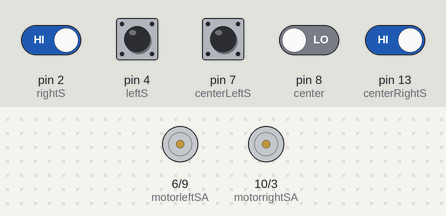
A sketch run on a simulated Arduino Uno, built with avr-gcc and run on an emulated ATmega328P. Parts: motor-driver pin pairs drawn as motors (green arrow = first pin HIGH = forward, orange = second pin HIGH = backward, longer = more drive, scaled by the enable pin). Inputs (shaded band) come from the test bench; at power-on: pin 2 (rightS), pin 4 (leftS), pin 7 (centerLeftS), pin 13 (centerRightS) HIGH, pin 8 (center) LOW.

Above: at 1.2 s.
1.3 s: pin 2 (rightS) driven LOW and pin 13 (centerRightS) driven LOW
At 2.2 s:
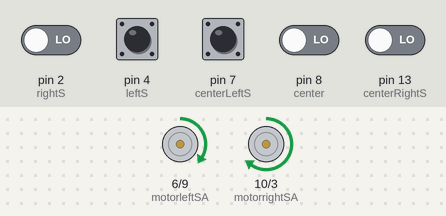
2.8 s: pin 4 (leftS) pulled LOW for 0.15 s
At 2.87 s:
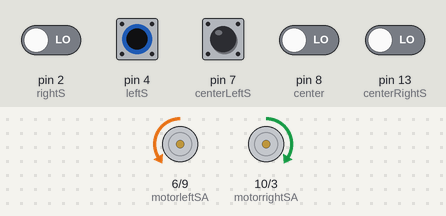
4.4 s: pin 7 (centerLeftS) pulled LOW for 0.15 s
At 4.47 s:
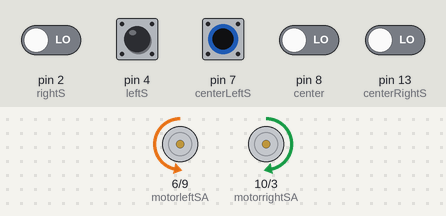
6.0 s: pin 4 (leftS) driven LOW and pin 7 (centerLeftS) driven LOW
At 7.0 s:
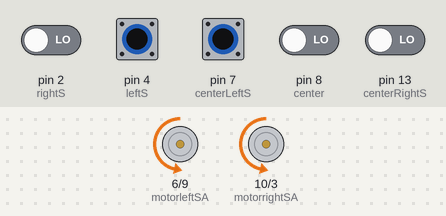
7.5 s: pin 2 (rightS) driven HIGH
At 8.2 s:
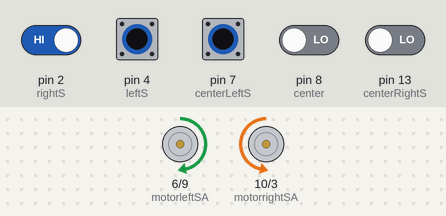
9.0 s: pin 13 (centerRightS) driven HIGH
At 9.3 s:
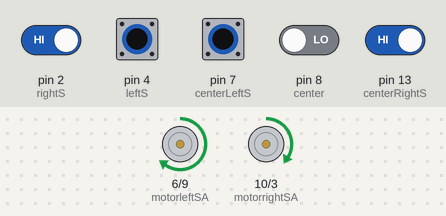
Timing chart, 0 to 11.5 s (numbered marks = the images above; inputs shaded):
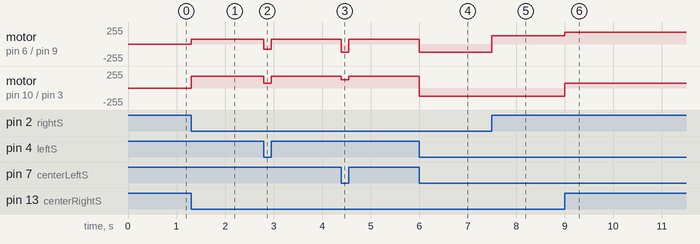

Measured:
- after the input at 1.3 s, motor on pin 6 (motorleftSA) / pin 9 (motorleftSB): stopped → forward 75/255 at once; motor on pin 10 (motorrightSA) / pin 3 (motorrightSB): stopped → forward 175/255 at once
- after the input at 2.8 s, motor on pin 6 (motorleftSA) / pin 9 (motorleftSB): forward 75/255 → backward 75/255 at once, → forward 75/255 0.15 s later; motor on pin 10 (motorrightSA) / pin 3 (motorrightSB): forward 175/255 → forward 75/255 at once, → forward 175/255 0.15 s later
- after the input at 4.4 s, motor on pin 6 (motorleftSA) / pin 9 (motorleftSB): forward 75/255 → backward 125/255 at once, → forward 75/255 0.15 s later; motor on pin 10 (motorrightSA) / pin 3 (motorrightSB): forward 175/255 → forward 125/255 at once, → forward 175/255 0.15 s later
- after the input at 6.0 s, motor on pin 6 (motorleftSA) / pin 9 (motorleftSB): forward 75/255 → backward 125/255 at once; motor on pin 10 (motorrightSA) / pin 3 (motorrightSB): forward 175/255 → backward 125/255 at once
- after the input at 7.5 s, motor on pin 6 (motorleftSA) / pin 9 (motorleftSB): backward 125/255 → forward 125/255 at once
- after the input at 9.0 s, motor on pin 6 (motorleftSA) / pin 9 (motorleftSB): forward 125/255 → forward 175/255 at once; motor on pin 10 (motorrightSA) / pin 3 (motorrightSB): backward 125/255 → forward 75/255 at once

The sketch:

_5_sensors_line_detection.ino
```cpp
// sensors
//int leftSSensor=12;
//int rightSSensor=13;
int center = 8; //hvid
int centerLeftS = 7; //lilla
int centerRightS = 13; //grøn
int leftS = 4; //blå
int rightS = 2; //brun

// motor pins
int motorleftSA=6; // pin 6 på arduino forbunet til pin 2 på motor driver
int motorrightSA=10; // pin 10 på arduino forbunet til pin 10 på motor driver
int motorleftSB=9; // pin 9 på arduino forbunet til pin 7 på motor driver
int motorrightSB=3; // pin 3 på arduino forbunet til pin 15 på motor driver
int motorleftSSpeed=5; // pin 5 på arduino forbunet til pin 1 på motor driver
int motorrightSSpeed=11; // pin 11 på arduino forbunet til pin 9 på motor driver

void setup() {
  //Serial.begin(9600);

  pinMode (center, INPUT);
  pinMode (centerLeftS, INPUT);
  pinMode (centerRightS, INPUT);
  pinMode (leftS, INPUT);
  pinMode (rightS, INPUT);

  pinMode (motorleftSA, OUTPUT);
  pinMode (motorrightSA, OUTPUT);
  pinMode (motorleftSB, OUTPUT);
  pinMode (motorrightSB, OUTPUT);
  pinMode (motorleftSSpeed, OUTPUT);
  pinMode (motorrightSSpeed, OUTPUT);
}

void loop() {

// Sensor state
int stateCenter = digitalRead (center);
int stateCenterLeftS = digitalRead (centerLeftS);
int stateCenterRightS = digitalRead (centerRightS);
int stateLeftS = digitalRead (leftS);
int stateRightS = digitalRead (rightS);

// Motor speeds
int middle = 125;
int slow = 75;
int fast = 175;
int off = 0;


// motor correction
  if (stateLeftS == LOW && stateCenterLeftS == LOW && stateCenter == HIGH && stateCenterRightS == LOW && stateRightS == LOW){

    // speed configuration
    analogWrite(motorleftSSpeed, middle);
    analogWrite(motorrightSSpeed, middle);

    // motor configuration
    digitalWrite(motorleftSA, HIGH);
    digitalWrite(motorleftSB, LOW);

    digitalWrite(motorrightSA, HIGH);
    digitalWrite(motorrightSB, LOW);

    //Serial.println("Center");

  }
  else if (stateLeftS == LOW && stateCenterLeftS == LOW && stateCenter == HIGH && stateCenterRightS == HIGH && stateRightS == LOW){

    // motor configuration
    digitalWrite(motorleftSA, HIGH);
    digitalWrite(motorleftSB, LOW);

    digitalWrite(motorrightSA,HIGH);
    digitalWrite(motorrightSB, LOW);

    // speed configuration
    analogWrite(motorleftSSpeed, middle);
    analogWrite(motorrightSSpeed, slow);

    //Serial.println("Center - Center right");

  }
  else if (stateLeftS == LOW && stateCenterLeftS == LOW && stateCenter == LOW && stateCenterRightS == HIGH && stateRightS == LOW){

    // motor configuration
    digitalWrite(motorleftSA, HIGH);
    digitalWrite(motorleftSB, LOW);

    digitalWrite(motorrightSA,HIGH);
    digitalWrite(motorrightSB, LOW);

    // speed configuration
    analogWrite(motorleftSSpeed, middle);
    analogWrite(motorrightSSpeed, middle);

    //Serial.println("Center right");

  }
  else if (stateLeftS == LOW && stateCenterLeftS == LOW && stateCenter == LOW && stateCenterRightS == HIGH && stateRightS == HIGH){

    // motor configuration
    digitalWrite(motorleftSA, HIGH);
    digitalWrite(motorleftSB, LOW);

    digitalWrite(motorrightSA,HIGH);
    digitalWrite(motorrightSB, LOW);

    // speed configuration
    analogWrite(motorleftSSpeed, fast);
    analogWrite(motorrightSSpeed, slow);

    //Serial.println("Center right - Right");

  }
else if (stateLeftS == LOW && stateCenterLeftS == LOW && stateCenter == LOW && stateCenterRightS == LOW && stateRightS == HIGH){

    // motor configuration
    digitalWrite(motorleftSA, HIGH);
    digitalWrite(motorleftSB, LOW);

    digitalWrite(motorrightSA,LOW);
    digitalWrite(motorrightSB, HIGH);

    // speed configuration
    analogWrite(motorleftSSpeed, middle);
    analogWrite(motorrightSSpeed, middle);

   // Serial.println("Center right - Right");

  }
  else if (stateLeftS == LOW && stateCenterLeftS == HIGH && stateCenter == LOW && stateCenterRightS == LOW && stateRightS == LOW){

    // motor configuration
    digitalWrite(motorleftSA, LOW);
    digitalWrite(motorleftSB, HIGH);

    digitalWrite(motorrightSA,HIGH);
    digitalWrite(motorrightSB, LOW);

    // speed configuration
    analogWrite(motorleftSSpeed, slow);
    analogWrite(motorrightSSpeed, slow);

   // Serial.println("Center right - Right");

  }
  else if (stateLeftS == LOW && stateCenterLeftS == LOW && stateCenter == LOW && stateCenterRightS == HIGH && stateRightS == LOW){

    // motor configuration
    digitalWrite(motorleftSA, HIGH);
    digitalWrite(motorleftSB, LOW);

    digitalWrite(motorrightSA,LOW);
    digitalWrite(motorrightSB, HIGH);

    // speed configuration
    analogWrite(motorleftSSpeed, slow);
    analogWrite(motorrightSSpeed, slow);

   // Serial.println("Center right - Right");

  }
  else if (stateLeftS == LOW && stateCenterLeftS == LOW && stateCenter == HIGH && stateCenterRightS == LOW && stateRightS == LOW){

    // motor configuration
    digitalWrite(motorleftSA, HIGH);
    digitalWrite(motorleftSB, LOW);

    digitalWrite(motorrightSA, HIGH);
    digitalWrite(motorrightSB, LOW);

    // speed configuration
    analogWrite(motorleftSSpeed, middle);
    analogWrite(motorrightSSpeed, middle);

    //Serial.println("Right");

  }
  else if (stateLeftS == LOW && stateCenterLeftS == HIGH && stateCenter == HIGH && stateCenterRightS == LOW && stateRightS == LOW){

    // motor configuration
    digitalWrite(motorleftSA, HIGH);
    digitalWrite(motorleftSB, LOW);

    digitalWrite(motorrightSA, HIGH);
    digitalWrite(motorrightSB, LOW);

    // speed configuration
    analogWrite(motorleftSSpeed, slow);
    analogWrite(motorrightSSpeed, middle);

    //Serial.println("Center - Center left");

  }
  else if (stateLeftS == LOW && stateCenterLeftS == HIGH && stateCenter == LOW && stateCenterRightS == LOW && stateRightS == LOW){

    // motor configuration
    digitalWrite(motorleftSA, HIGH);
    digitalWrite(motorleftSB, LOW);

    digitalWrite(motorrightSA, HIGH);
    digitalWrite(motorrightSB, LOW);

    // speed configuration
    analogWrite(motorleftSSpeed, middle);
    analogWrite(motorrightSSpeed, middle);

    //Serial.println("Center left");

  }
  else if (stateLeftS == HIGH && stateCenterLeftS == HIGH && stateCenter == LOW && stateCenterRightS == LOW && stateRightS == LOW){

    // motor configuration
    digitalWrite(motorleftSA, HIGH);
    digitalWrite(motorleftSB, LOW);

    digitalWrite(motorrightSA, HIGH);
    digitalWrite(motorrightSB, LOW);

    // speed configuration
    analogWrite(motorleftSSpeed, slow);
    analogWrite(motorrightSSpeed, fast);

    //Serial.println("Center left - Left");

  }
  else if (stateLeftS == HIGH && stateCenterLeftS == LOW && stateCenter == LOW && stateCenterRightS == LOW && stateRightS == LOW){

    // motor configuration
    digitalWrite(motorleftSA, LOW);
    digitalWrite(motorleftSB, HIGH);

    digitalWrite(motorrightSA, HIGH);
    digitalWrite(motorrightSB, LOW);

    // speed configuration
    analogWrite(motorleftSSpeed, middle);
    analogWrite(motorrightSSpeed, middle);

    //Serial.println("left");

  }
  else if (stateLeftS == LOW && stateCenterLeftS == LOW && stateCenter == LOW && stateCenterRightS == LOW && stateRightS == LOW){

    // motor configuration
    digitalWrite(motorleftSA, LOW);
    digitalWrite(motorleftSB, HIGH);

    digitalWrite(motorrightSA, LOW);
    digitalWrite(motorrightSB, HIGH);

    // speed configuration
    analogWrite(motorleftSSpeed, middle);
    analogWrite(motorrightSSpeed, middle);


    //Serial.println("None");

  }
  else if (stateLeftS == HIGH && stateCenterLeftS == HIGH && stateCenter == HIGH && stateCenterRightS == HIGH && stateRightS == HIGH){

    // motor configuration
    digitalWrite(motorleftSA, LOW);
    digitalWrite(motorleftSB, LOW);

    digitalWrite(motorrightSA, LOW);
    digitalWrite(motorrightSB, LOW);

    // speed configuration
    analogWrite(motorleftSSpeed, off);
    analogWrite(motorrightSSpeed, off);

    //Serial.println("All");

  }
}
```
